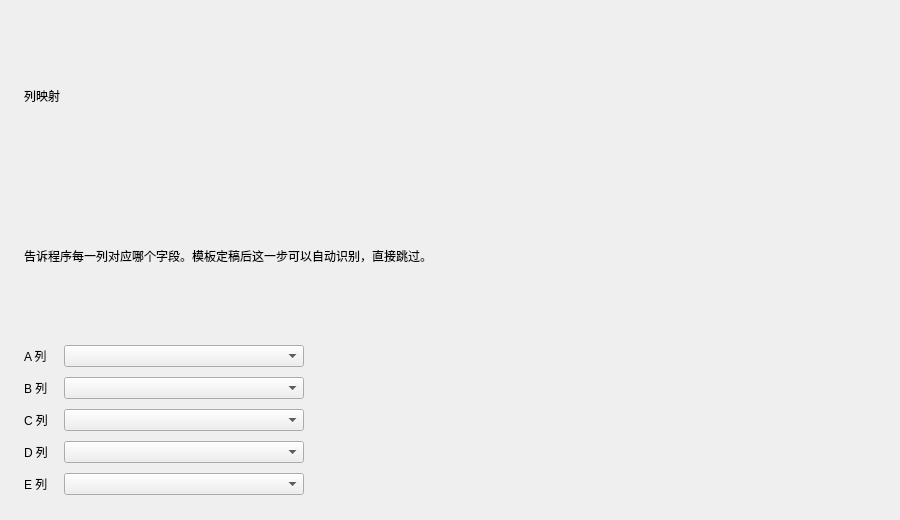
<?xml version="1.0" encoding="UTF-8"?>
<ui version="4.0">
 <class>WizardMappingPage</class>
 <widget class="QWidget" name="WizardMappingPage">
  <property name="geometry">
   <rect>
    <x>0</x>
    <y>0</y>
    <width>900</width>
    <height>520</height>
   </rect>
  </property>
  <layout class="QVBoxLayout" name="rootLayout">
   <property name="spacing">
    <number>8</number>
   </property>
   <property name="leftMargin">
    <number>24</number>
   </property>
   <property name="topMargin">
    <number>20</number>
   </property>
   <property name="rightMargin">
    <number>24</number>
   </property>
   <property name="bottomMargin">
    <number>16</number>
   </property>
   <item>
    <widget class="QLabel" name="title">
     <property name="kind" stdset="0">
      <string>h1</string>
     </property>
     <property name="text">
      <string>列映射</string>
     </property>
    </widget>
   </item>
   <item>
    <widget class="QLabel" name="subtitle">
     <property name="kind" stdset="0">
      <string>muted</string>
     </property>
     <property name="text">
      <string>告诉程序每一列对应哪个字段。模板定稿后这一步可以自动识别，直接跳过。</string>
     </property>
    </widget>
   </item>
   <item>
    <spacer name="titleSpacer">
     <property name="orientation">
      <enum>Qt::Vertical</enum>
     </property>
     <property name="sizeType">
      <enum>QSizePolicy::Fixed</enum>
     </property>
     <property name="sizeHint" stdset="0">
      <size>
       <width>20</width>
       <height>6</height>
      </size>
     </property>
    </spacer>
   </item>
   <item>
    <layout class="QFormLayout" name="mappingForm">
     <property name="horizontalSpacing">
      <number>16</number>
     </property>
     <property name="verticalSpacing">
      <number>10</number>
     </property>
     <item row="0" column="0">
      <widget class="QLabel" name="colACaption">
       <property name="text">
        <string>A 列</string>
       </property>
      </widget>
     </item>
     <item row="0" column="1">
      <widget class="QComboBox" name="comboA">
       <property name="maximumSize">
        <size>
         <width>240</width>
         <height>16777215</height>
        </size>
       </property>
      </widget>
     </item>
     <item row="1" column="0">
      <widget class="QLabel" name="colBCaption">
       <property name="text">
        <string>B 列</string>
       </property>
      </widget>
     </item>
     <item row="1" column="1">
      <widget class="QComboBox" name="comboB">
       <property name="maximumSize">
        <size>
         <width>240</width>
         <height>16777215</height>
        </size>
       </property>
      </widget>
     </item>
     <item row="2" column="0">
      <widget class="QLabel" name="colCCaption">
       <property name="text">
        <string>C 列</string>
       </property>
      </widget>
     </item>
     <item row="2" column="1">
      <widget class="QComboBox" name="comboC">
       <property name="maximumSize">
        <size>
         <width>240</width>
         <height>16777215</height>
        </size>
       </property>
      </widget>
     </item>
     <item row="3" column="0">
      <widget class="QLabel" name="colDCaption">
       <property name="text">
        <string>D 列</string>
       </property>
      </widget>
     </item>
     <item row="3" column="1">
      <widget class="QComboBox" name="comboD">
       <property name="maximumSize">
        <size>
         <width>240</width>
         <height>16777215</height>
        </size>
       </property>
      </widget>
     </item>
     <item row="4" column="0">
      <widget class="QLabel" name="colECaption">
       <property name="text">
        <string>E 列</string>
       </property>
      </widget>
     </item>
     <item row="4" column="1">
      <widget class="QComboBox" name="comboE">
       <property name="maximumSize">
        <size>
         <width>240</width>
         <height>16777215</height>
        </size>
       </property>
      </widget>
     </item>
    </layout>
   </item>
   <item>
    <spacer name="mainSpacer">
     <property name="orientation">
      <enum>Qt::Vertical</enum>
     </property>
    </spacer>
   </item>
  </layout>
 </widget>
 <resources/>
 <connections/>
</ui>
